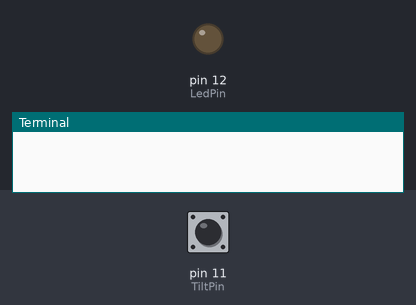
Bench run of a program on a simulated Raspberry Pi (header pin numbers). On the bench: output pins drawn as LEDs (lit = HIGH), the last lines printed to the terminal. Dashed ring = blinking. The test bench sets the inputs (shaded band); at power-on: pin 11 (TiltPin) HIGH.

Above: at 1.2 s.
1.3 s: pin 11 (TiltPin) driven LOW
2.8 s: pin 11 (TiltPin) pulsed HIGH 5 times (0.12 s each, 0.3 s apart)
At 3.07 s:
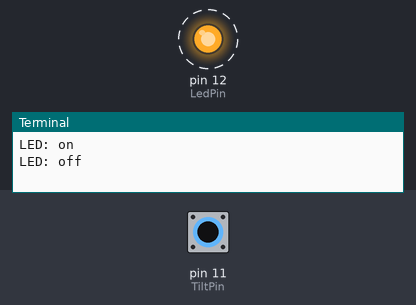
At 4.5 s:
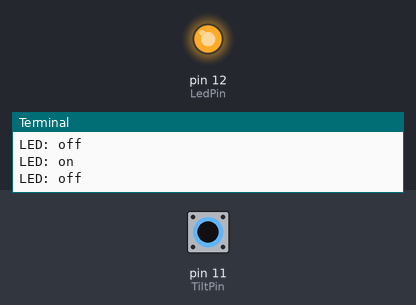
Timing chart, 0 to 6.0 s (numbered marks = the images above; inputs shaded):
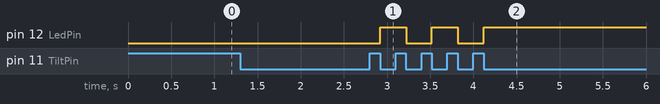

Measured:
- after the input at 2.8 s, pin 12 (LedPin): alternates HIGH for 0.30 s and LOW for 0.30 s, 5 changes in all, then stays HIGH, starting after 0.12 s

The program:

tilt-and-ball-switch-rgb-led-smd.py
```python
import RPi.GPIO as GPIO

TiltPin = 11
LedPin  = 12

Led_status = 1

def setup():
	GPIO.setmode(GPIO.BOARD)       # Numbers GPIOs by physical location
	GPIO.setup(LedPin, GPIO.OUT)   # Set LedPin's mode is output
	GPIO.setup(TiltPin, GPIO.IN, pull_up_down=GPIO.PUD_UP)
	GPIO.output(LedPin, GPIO.LOW) # Set LedPin high(+3.3V) to off led

def swLed(ev=None):
	global Led_status
	Led_status = not Led_status
	GPIO.output(LedPin, Led_status)  # switch led status(on-->off; off-->on)
	print "LED: off" if Led_status else "LED: on"

def loop():
	GPIO.add_event_detect(TiltPin, GPIO.FALLING, callback=swLed, bouncetime=100) # wait for falling
	while True:
		pass   # Don't do anything

def destroy():
	GPIO.output(LedPin, GPIO.LOW)     # led off
	GPIO.cleanup()                     # Release resource

if __name__ == '__main__':     # Program start from here
	setup()
	try:
		loop()
	except KeyboardInterrupt:  # When 'Ctrl+C' is pressed, the child program destroy() will be  executed.
		destroy()
```
